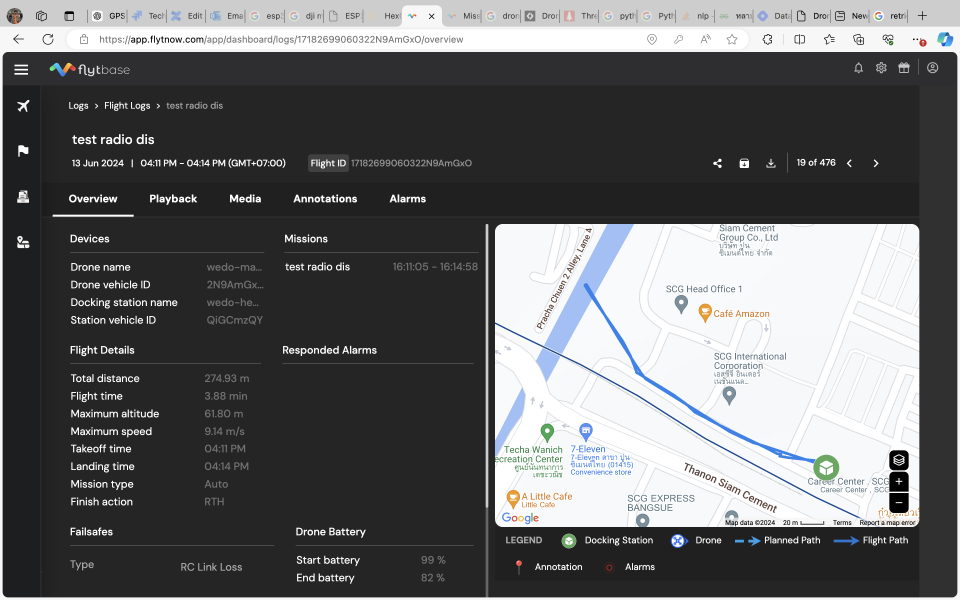
#> input picture OCR_Flight_Log-main/images/flight_log_00.png, 2880 x 1800 px (shown at 1/3 size)
$ python OCR_Log_Flight.py
#> lines starting #> are read from the running program, lines starting #| are printed output that depends on the picture; after the words box and inside, x2 and y2 are one past the last pixel; in counts of white or black regions, pixels touching at a corner belong together
import re
import cv2
import numpy as np
import pytesseract
from pytesseract import Output
from matplotlib import pyplot as plt

IMG_DIR = 'images/'

# # get grayscale image
def get_grayscale(image):
    return cv2.cvtColor(image, cv2.COLOR_BGR2GRAY)

# noise removal
def remove_noise(image):
    return cv2.medianBlur(image,5)

#thresholding
def thresholding(image):
    return cv2.threshold(image, 0, 255, cv2.THRESH_BINARY + cv2.THRESH_OTSU)[1]

#dilation
def dilate(image):
    kernel = np.ones((5,5),np.uint8)
    return cv2.dilate(image, kernel, iterations = 1)

#erosion
def erode(image):
    kernel = np.ones((5,5),np.uint8)
    return cv2.erode(image, kernel, iterations = 1)

#opening - erosion followed by dilation
def opening(image):
    kernel = np.ones((5,5),np.uint8)
    return cv2.morphologyEx(image, cv2.MORPH_OPEN, kernel)

#canny edge detection
def canny(image):
    return cv2.Canny(image, 100, 200)

#skew correction
def deskew(image):
    coords = np.column_stack(np.where(image > 0))
    angle = cv2.minAreaRect(coords)[-1]
    if angle < -45:
        angle = -(90 + angle)
    else:
        angle = -angle
    (h, w) = image.shape[:2]
    center = (w // 2, h // 2)
    M = cv2.getRotationMatrix2D(center, angle, 1.0)
    rotated = cv2.warpAffine(image, M, (w, h), flags=cv2.INTER_CUBIC, borderMode=cv2.BORDER_REPLICATE)
    return rotated

#template matching
def match_template(image, template):
    return cv2.matchTemplate(image, template, cv2.TM_CCOEFF_NORMED)


# Plot original image
image = cv2.imread(IMG_DIR + 'flight_log_00.png')
#> image is the input picture: shape (1800, 2880, 3); mean B, G, R 104.7, 103.7, 103

b,g,r = cv2.split(image)
rgb_img = cv2.merge([r,g,b])

areas = [
    (576, 777, 833, 1551),
    (1084, 780, 1449, 828),
    (156, 1664, 855, 1783),
    (1155, 1648, 1431, 1778)
]

for (x1, y1, x2, y2) in areas:
    # Extract the area to be converted
    area = image[y1:y2, x1:x2]
    #print(x1, y1, x2, y2)


# Convert the extracted area to grayscale
    gray_area = cv2.cvtColor(area, cv2.COLOR_BGR2GRAY)

# Apply a binary threshold to the grayscale area
    (thresh, bw_area) = cv2.threshold(gray_area, 82, 255, cv2.THRESH_BINARY | cv2.THRESH_OTSU)
    #_, bw_area = cv2.threshold(gray_area, 77, 255, cv2.THRESH_BINARY + cv2.THRESH_OTSU)   #_,The first returned value is the threshold that was used.It's often used when the function is set to automatically determine the threshold using methods like Otsu's binarization.hence it is assigned to _, a common convention for unused variables in Python.


# Convert the grayscale area back to BGR format to match the original image's format
    gray_area_bgr = cv2.cvtColor(bw_area, cv2.COLOR_GRAY2BGR)


# Replace the original area with the grayscale area
    image[y1:y2, x1:x2] = gray_area_bgr
#> this loop made 4 passes
#> thresh on passes 1 to 4: 71, 72, 97, 72
#> pass 1, `area = image[y1:y2, x1:x2]`:
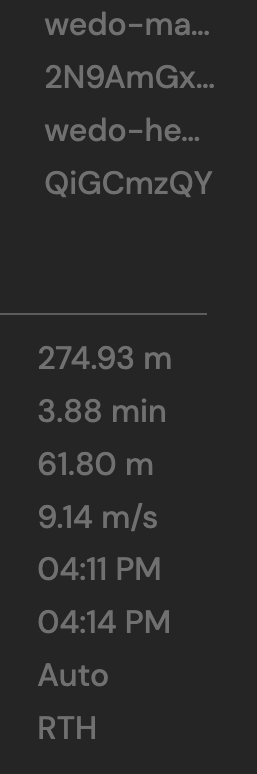
#> area: shape (774, 257, 3); min 37, max 112, mean 41.9
#> pass 1, `(thresh, bw_area) = cv2.threshold(gray_area, 82, 255, cv2.THRESH_BINAR..`:
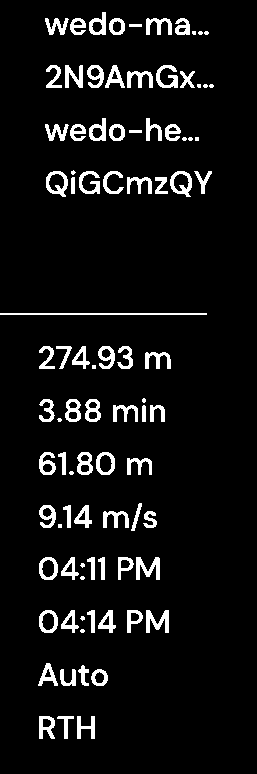
#> bw_area: shape (774, 257); 6.8% white; 91 white regions (19 under 20 px), largest, box (x1, y1, x2, y2) and area: (0, 313, 207, 315) 414, (136, 557, 160, 580) 307, (146, 610, 169, 633) 300
#> after the loop:
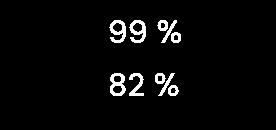
#> area: shape (130, 276, 3); 3.6% white; 10 white regions, largest, box (x1, y1, x2, y2) and area: (110, 73, 126, 96) 214, (109, 20, 126, 43) 207, (129, 20, 146, 43) 207
#> after the loop:
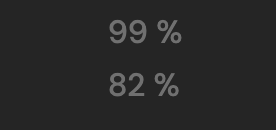
#> gray_area: shape (130, 276); min 37, max 112, mean 39.7
#> after the loop:
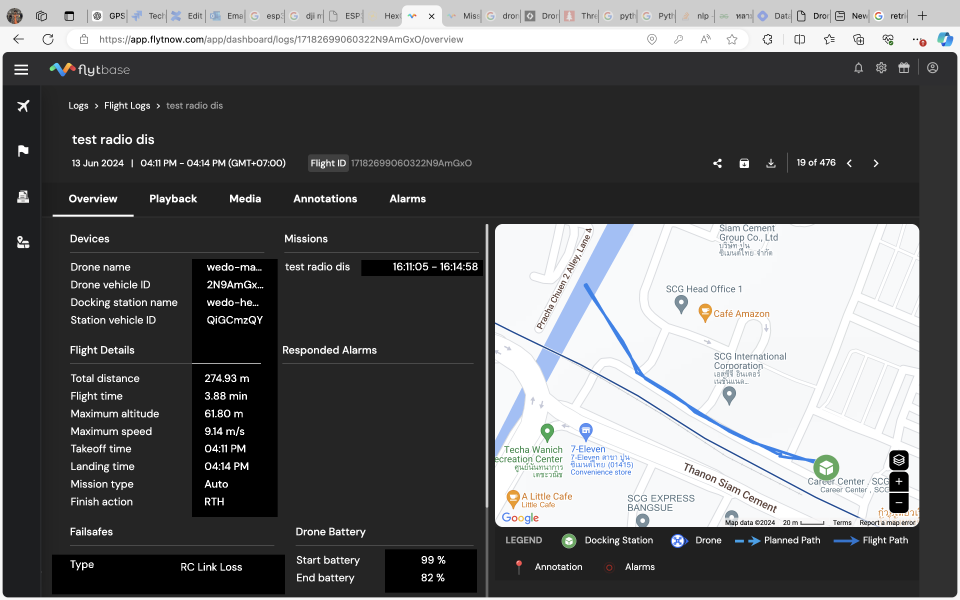
#> image: shape (1800, 2880, 3) (shown at 1/3 size); mean B, G, R 102.9, 102, 101.3


startX, startY = 142, 278  # top-left corner
endX, endY = 1450, 1782  # bottom-right corner

# Step 3: Crop the image using array slicing
cropped_image = image[startY:endY, startX:endX]
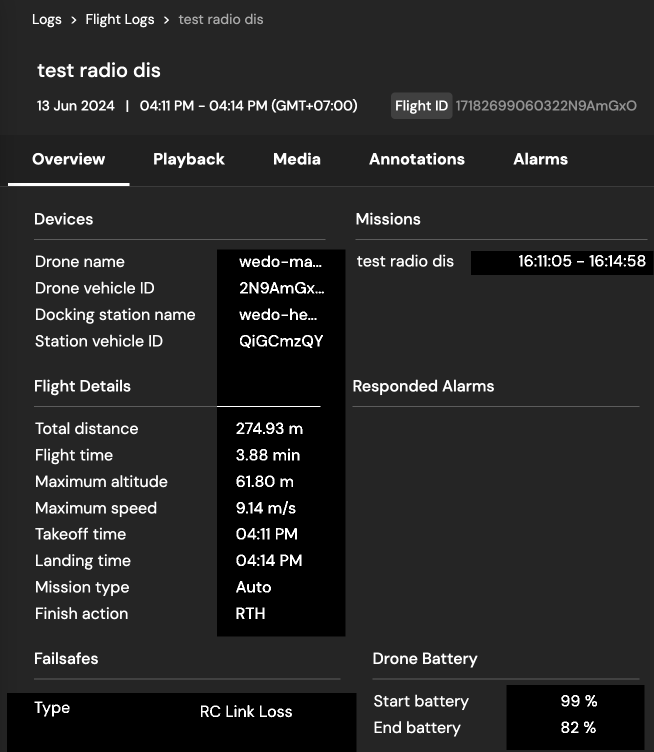
#> cropped_image: shape (1504, 1308, 3) (shown at 1/2 size); min 0, max 255, mean 39.3

# Step 4: Save or display the cropped image
# Save the cropped image
cv2.imwrite('images/modified_image_03c.png', cropped_image)


image = cv2.imread(IMG_DIR + 'modified_image_03c.png')

b,g,r = cv2.split(image )
#> b: shape (1504, 1308)
rgb_img = cv2.merge([r,g,b])
plt.imshow(rgb_img)
plt.title('AUREBESH ORIGINAL IMAGE')
plt.show()

# Preprocess image

gray = get_grayscale(image)
thresh = thresholding(gray)
#> in thresholding, `return cv2.threshold(image, 0, 255, cv2.THRESH_BINARY + cv2.THRESH_OTS..`: returned value: shape (1504, 1308); 4% white; 569 white regions (65 under 20 px), largest, box (x1, y1, x2, y2) and area: (16, 366, 259, 372) 1458, (434, 812, 641, 814) 414, (548, 306, 573, 329) 391
opening = opening(gray)
canny = canny(gray)
#> in canny, `return cv2.Canny(image, 100, 200)`:
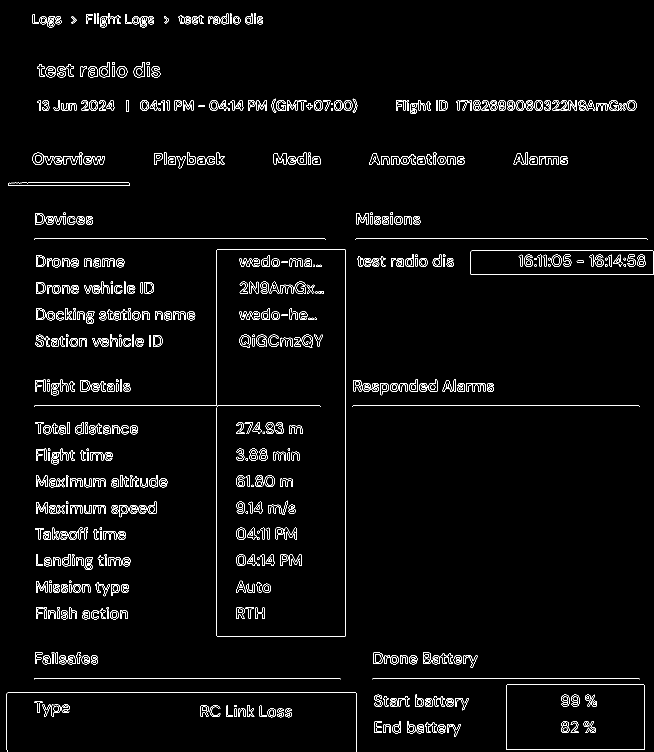
#> returned value: shape (1504, 1308) (shown at 1/2 size); 2.7% white in thin lines or dots
images = {'gray': gray,
          'thresh': thresh,
          'opening': opening,
          'canny': canny}


# Plot images after preprocessing

fig = plt.figure(figsize=(13,13))
ax = []

rows = 2
columns = 2
keys = list(images.keys())
#> keys = ['gray', 'thresh', 'opening', 'canny']
for i in range(rows*columns):
    ax.append( fig.add_subplot(rows, columns, i+1) )
    ax[-1].set_title('AUREBESH - ' + keys[i])
    plt.imshow(images[keys[i]], cmap='gray')
#> after the loop, ax = 4 items


# Get OCR output using Pytesseract


# print('-----------------------------------------')
# print(pytesseract.image_to_string(image))
custom_config = r'--oem 3 --psm 6'
print('-----------------------------------------')
print('TESSERACT OUTPUT --> ORIGINAL IMAGE')
print('-----------------------------------------')
#print(pytesseract.image_to_string(image))
print(pytesseract.image_to_string(images[keys[0]], config=custom_config))
#> (this line was passed over: pytesseract is not available in this run)
print('-----------------------------------------')
# Define a variable
#> (the run stopped early here; a loop or call above may not have finished)
